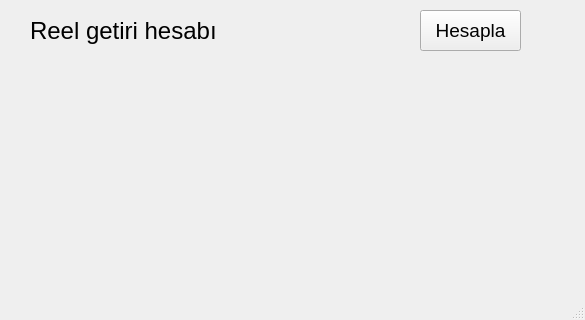
<?xml version="1.0" encoding="UTF-8"?>
<ui version="4.0">
 <class>MainWindow</class>
 <widget class="QMainWindow" name="MainWindow">
  <property name="geometry">
   <rect>
    <x>0</x>
    <y>0</y>
    <width>585</width>
    <height>320</height>
   </rect>
  </property>
  <property name="windowTitle">
   <string>Finansal Hesaplama Araçları</string>
  </property>
  <widget class="QWidget" name="centralwidget">
   <widget class="QLabel" name="label">
    <property name="geometry">
     <rect>
      <x>30</x>
      <y>0</y>
      <width>291</width>
      <height>61</height>
     </rect>
    </property>
    <property name="font">
     <font>
      <pointsize>18</pointsize>
     </font>
    </property>
    <property name="text">
     <string>Reel getiri hesabı</string>
    </property>
   </widget>
   <widget class="QPushButton" name="ReelGetiriH">
    <property name="geometry">
     <rect>
      <x>420</x>
      <y>10</y>
      <width>101</width>
      <height>41</height>
     </rect>
    </property>
    <property name="font">
     <font>
      <pointsize>14</pointsize>
     </font>
    </property>
    <property name="text">
     <string>Hesapla</string>
    </property>
   </widget>
  </widget>
  <widget class="QMenuBar" name="menubar">
   <property name="geometry">
    <rect>
     <x>0</x>
     <y>0</y>
     <width>585</width>
     <height>21</height>
    </rect>
   </property>
  </widget>
  <widget class="QStatusBar" name="statusbar"/>
 </widget>
 <resources/>
 <connections/>
</ui>
